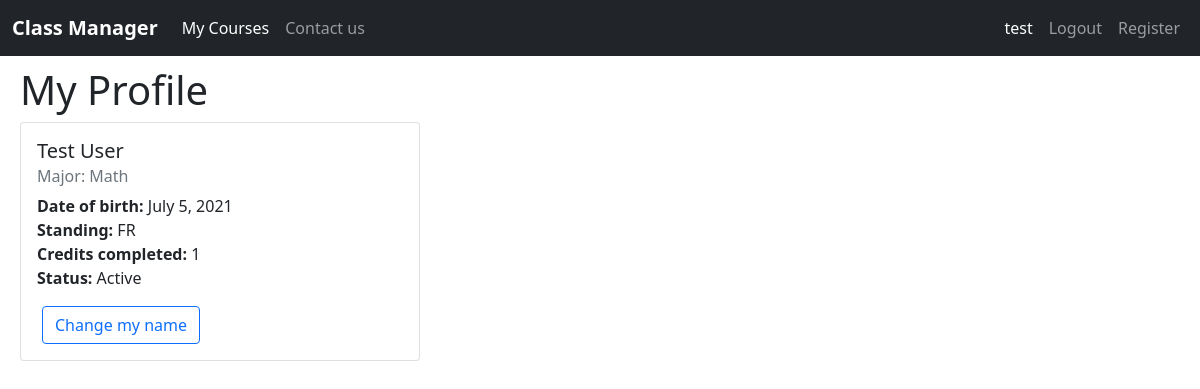
The page /view/my_profile (signed in) on the database as committed earlier.
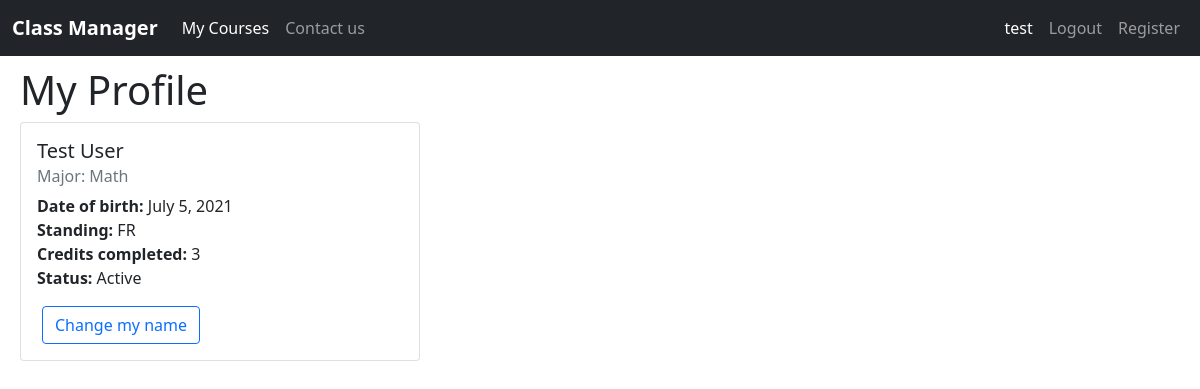
The same page on the database as committed later.
### classmanager/models.py (models this page shows, shortened)
class Student(models.Model):
    user = models.OneToOneField(User, primary_key=True, on_delete=models.CASCADE)
    date_of_birth = models.DateField(default=date.today)
    MAJORS = [
        ("Math", "Math"), ("English", "English"),
        ("Science", "Science"), ("Technology", "Technology"),
        ("Law", "Law"), ("Art", "Art"),
        ("Business", "Business"), ("Health", "Health")
    ]
    STANDINGS = [
        ("FR", "Freshman"),
        ("SM", "Sophomore"),
        ("JR", "Junior"),
        ("SR", "Senior"),
        ("GR", "Graduate")
    ]
    major = models.CharField(max_length=20, choices=MAJORS, default="Undecided")
    standing = models.CharField(max_length=20, choices=STANDINGS, default="FR")
    credits = models.PositiveIntegerField(default=0)

### classmanager/views.py (the view)
# urls.py: path("view/my_profile", views.view_my_profile, name="view-my-profile"),
@login_required
def view_my_profile(request):
    context = {}
    if request.user.is_student:
        context["student"] = Student.objects.get(user=request.user)
    elif request.user.is_instructor:
        instructor = Instructor.objects.get(user=request.user)
        context["instructor"] = instructor
        context["courses"] = len(Course.objects.filter(instructor=instructor))
    return render(request, "classmanager/view_profile.html", context)

### classmanager/models.py (called while the page is built)
    def __str__(self):
        return self.get_full_name()

### classmanager/templates/classmanager/view_profile.html (shortened to what this page needs)
{% extends "classmanager/layout.html" %}
{% block body %}
<h1>My Profile</h1>
<div class="card" style="max-width: 400px;">
  <div class="card-body">
    <h5 class="card-title">{{user}}</h5>
    <h6 class="card-subtitle mb-2 text-muted">Major: {{student.major}}</h6>
    <p class="card-text">
      {% if user.is_student %}
      <strong>Date of birth:</strong> {{student.date_of_birth}} <br>
      <strong>Standing:</strong> {{student.standing}} <br>
      <strong>Credits completed:</strong> {{student.credits}} <br>
      <strong>Status: </strong> Active
      {% endif %}
    </p>
    <form class="button-form" action="{% url 'change-name' %}" method="GET">
      <input class="btn btn-outline-primary" type="submit" value="Change my name" />
    </form>
  </div>
</div>
{% endblock body %}

Rows that differ between the two databases and show on the page:
changed Student "Math": credits "1" → "3"
